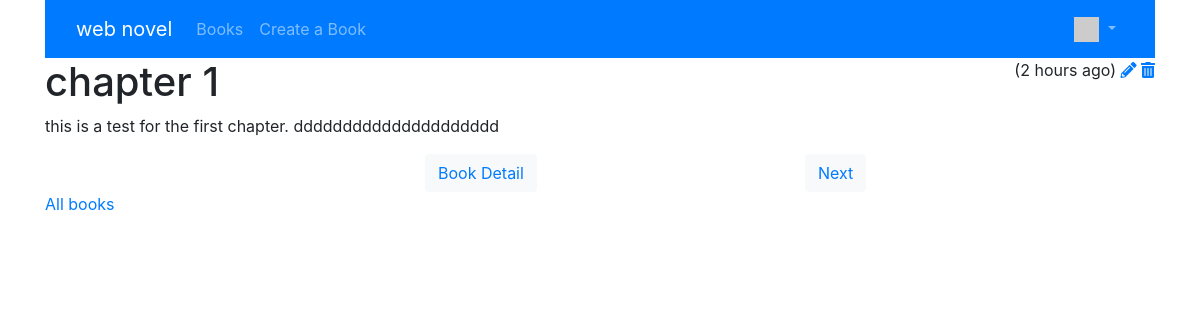
The page /chapter/1 (signed in) on the database its author committed.
### novels/models.py (models this page shows, shortened)
class Chapter(models.Model):
    index = models.IntegerField(default=0,validators=[MinValueValidator(1,"chapter number must be greater than 0!")])
    name = models.CharField(max_length=50)
    text = models.TextField(
        validators=[MinLengthValidator(50, "content must be greater than 50 characters")]
    )
    owner = models.ForeignKey(settings.AUTH_USER_MODEL,null=True, on_delete=models.CASCADE)
    book = models.ForeignKey(Book, on_delete=models.CASCADE)
    created_at = models.DateTimeField(auto_now_add=True)
    updated_at = models.DateTimeField(auto_now=True)

### novels/views.py (the view)
# urls.py: path('chapter/<int:ck>', views.ChapterDetailView.as_view(), name='chapter_detail'),
class ChapterDetailView(OwnerDetailView):
    model = Chapter
    template_name = 'novels/chapter_detail.html'
    def get(self, request, ck):
        x = Chapter.objects.get(id=ck)
        previous = Chapter.objects.filter(index=x.index-1).first()
        nxt = Chapter.objects.filter(index=x.index+1).first()
        context = {'chapter': x, 'previous': previous, 'next': nxt}
        return render(request, self.template_name, context)

### home/context_processors.py (called while the page is built)
def settings(request):
    return {
        'settings': django_settings,
    }

### home/templatetags/app_tags.py (called while the page is built)
@register.filter(name='gravatar')
def gravatar(user, size=35):
    email = str(user.email.strip().lower()).encode('utf-8')
    email_hash = md5(email).hexdigest()
    url = "//www.gravatar.com/avatar/{0}?s={1}&d=identicon&r=PG"
    return url.format(email_hash, size)

### novels/templates/novels/chapter_detail.html (shortened to what this page needs)
{% extends "base_menu.html" %}
{% load humanize %}
{% block content %}
    <div class="row">
        <div class="col-md-4">
        <h1>{{ chapter.name }}</h1>
        </div>
        <div class="col-md-8">
        <span style="float: right;">
            ({{ chapter.updated_at|naturaltime }})
            {% if chapter.book.owner == user %}
                <a href="{% url 'novels:chapter_update' chapter.id %}"><i class="fa fa-pencil"></i></a>
                <a href="{% url 'novels:chapter_delete' chapter.id %}"><i class="fa fa-trash"></i></a>
            {% endif %}
        </span>
        </div>
    </div>
<div class="row">
<div class="col-md-8">
    <p>
    {{ chapter.text }}
    </p>
</div>
</div>
<div class="row">
    <div class="col-md-4">
    </div>
    <div class="col-md-4">
        <button type="button" class="btn btn-light"><a href="{% url 'novels:book_detail' chapter.book.id%}">Book Detail</a></button>
    </div>
    <div class="col-md-4">
    {% if next %}
        <button type="button" class="btn btn-light"><a href="{% url 'novels:chapter_detail' next.id %}">Next</a></button>
    {% endif %}
    </div>
</div>
<p>
    <a href="{% url 'novels:all' %}">All books</a>
</p>
{% endblock %}

### rows shown on the page
Chapter: name "chapter 1", updated_at "2 hours ago", text "this is a test for the first chapter. ddddddddddddddddddddd"

### other values the page prints
{{ settings.APP_NAME }} "web novel"
